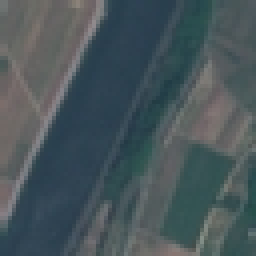
#> input picture River_1.jpg, 64 x 64 px, found by its file name (shown 4 times larger)
$ jupyter execute Sentinel_Flood_Vision_EuroSAT.ipynb
#> lines starting #> are read from the running program, lines starting #| are printed output that depends on the picture; after the words box and inside, x2 and y2 are one past the last pixel; in counts of white or black regions, pixels touching at a corner belong together
# Sentinel Flood Vision - EuroSAT

[cell 1]
from google.colab import drive
drive.mount('/content/drive')

[cell 2]
import cv2
import numpy as np
import matplotlib.pyplot as plt

from ipywidgets import interact, IntSlider

[cell 3]
IMAGE_PATH = "/content/drive/MyDrive/EuroSAT_RGB/River/River_1.jpg"

img = cv2.imread(IMAGE_PATH)
#> img is the input picture: shape (64, 64, 3); mean B, G, R 90.6, 85.9, 72.7

if img is None:
    raise Exception(
        f"Imagem não encontrada: {IMAGE_PATH}"
    )

img_rgb = cv2.cvtColor(
    img,
    cv2.COLOR_BGR2RGB
)
#> the sliders are set to h_min = 90, h_max = 140, s_min = 95, v_min = 75, kernel_size = 5, dilatacao = 1

plt.figure(figsize=(6,6))
plt.imshow(img_rgb)
plt.axis("off")
plt.title("Imagem Original")
plt.show()

[cell 4]
def analisar_rio(
    h_min,
    h_max,
    s_min,
    v_min,
    kernel_size,
    dilatacao
):

    # ======================
    # DETECÇÃO DO RIO
    # ======================

#> called with h_min = 90, h_max = 140, s_min = 95, v_min = 75, kernel_size = 5, dilatacao = 1
    hsv = cv2.cvtColor(
        img,
        cv2.COLOR_BGR2HSV
    )
#> hsv: shape (64, 64, 3); mean H, S, V 86.5, 62.1, 92

    lower = np.array([
        h_min,
        s_min,
        v_min
    ])

    upper = np.array([
        h_max,
        255,
        255
    ])

    water_mask = cv2.inRange(
        hsv,
        lower,
        upper
    )
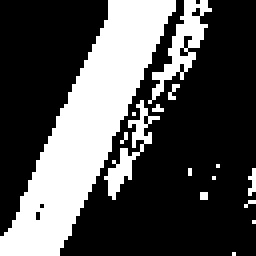
#> water_mask: shape (64, 64) (shown 4 times larger); 31.3% white; 15 white regions (12 under 20 px), largest, box (x1, y1, x2, y2) and area: (0, 0, 44, 64) 1036, (37, 0, 53, 26) 123, (26, 25, 40, 50) 86

    # ======================
    # MORFOLOGIA
    # ======================

    kernel = np.ones(
        (kernel_size, kernel_size),
        np.uint8
    )

    water_mask = cv2.morphologyEx(
        water_mask,
        cv2.MORPH_OPEN,
        kernel
    )
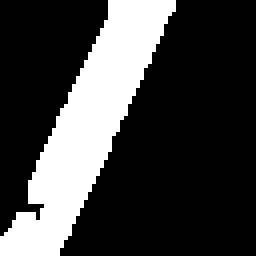
#> water_mask: shape (64, 64) (shown 4 times larger); 24.9% white; 1 white region, box (x1, y1, x2, y2) and area: (0, 0, 44, 64) 1021

    water_mask = cv2.morphologyEx(
        water_mask,
        cv2.MORPH_CLOSE,
        kernel
    )
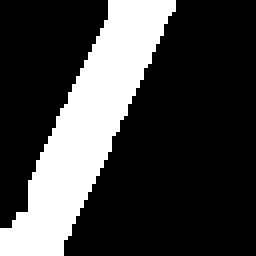
#> water_mask: shape (64, 64) (shown 4 times larger); 25.3% white; 1 white region

    # ======================
    # MARGENS DO RIO
    # ======================

    contours, _ = cv2.findContours(
        water_mask,
        cv2.RETR_EXTERNAL,
        cv2.CHAIN_APPROX_SIMPLE
    )
#> contours = 1 contour; box (x1, y1, x2, y2) and area: (0, 0, 44, 64) 954

    border_img = img_rgb.copy()

    cv2.drawContours(
        border_img,
        contours,
        -1,
        (255,0,0),
        2
    )
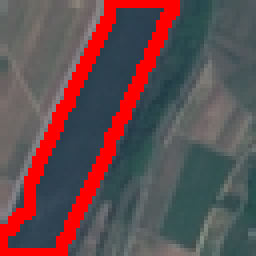
#> border_img: shape (64, 64, 3) (shown 4 times larger); mean R, G, B 99.5, 76.6, 79.7

    # ======================
    # ÁREA ORIGINAL
    # ======================

    original_area = cv2.countNonZero(
        water_mask
    )
#> original_area = 1035

    # ======================
    # EXPANSÃO DO RIO
    # ======================

    expanded_water = cv2.dilate(
        water_mask,
        kernel,
        iterations=dilatacao
    )
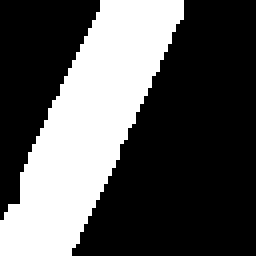
#> expanded_water: shape (64, 64) (shown 4 times larger); 33.8% white; 1 white region, box (x1, y1, x2, y2) and area: (0, 0, 46, 64) 1383

    expanded_area = cv2.countNonZero(
        expanded_water
    )
#> expanded_area = 1383

    # ======================
    # CRESCIMENTO
    # ======================

    if original_area == 0:

        growth = 0

    else:

        growth = (
            expanded_area -
            original_area
        ) / original_area * 100
#> growth = 33.62

    # ======================
    # CLASSIFICAÇÃO
    # ======================

    if growth < 40:

        status = "BAIXO"

    elif growth < 80:

        status = "MEDIO"

    else:

        status = "ALTO"

    # ======================
    # OVERLAY
    # ======================

    overlay = img_rgb.copy()

    # área expandida
    overlay[
        expanded_water > 0
    ] = [255,0,0]
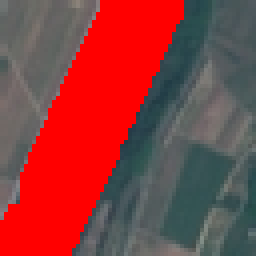
#> overlay: shape (64, 64, 3) (shown 4 times larger); mean R, G, B 140.8, 61.7, 62.1

    # rio original
    overlay[
        water_mask > 0
    ] = [0,255,255]
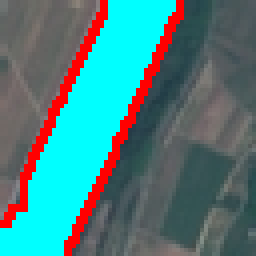
#> overlay: shape (64, 64, 3) (shown 4 times larger); mean R, G, B 76.3, 126.2, 126.5

    # ======================
    # RESULTADO
    # ======================

    plt.figure(figsize=(25,5))

    plt.subplot(1,5,1)
    plt.imshow(img_rgb)
    plt.title("Original")
    plt.axis("off")

    plt.subplot(1,5,2)
    plt.imshow(
        water_mask,
        cmap="gray"
    )
    plt.title("Rio")
    plt.axis("off")

    plt.subplot(1,5,3)
    plt.imshow(border_img)
    plt.title("Margens")
    plt.axis("off")

    plt.subplot(1,5,4)
    plt.imshow(
        expanded_water,
        cmap="gray"
    )
    plt.title(
        f"Cheia ({dilatacao})"
    )
    plt.axis("off")

    plt.subplot(1,5,5)
    plt.imshow(overlay)
    plt.title(
        f"Risco {status}"
    )
    plt.axis("off")

    plt.show()

    print(
        f"Área Original: {original_area}"
    )
#| Área Original: 1035

    print(
        f"Área Expandida: {expanded_area}"
    )
#| Área Expandida: 1383

    print(
        f"Crescimento: {growth:.2f}%"
    )
#| Crescimento: 33.62%

    print(
        f"Classificação: {status}"
    )
